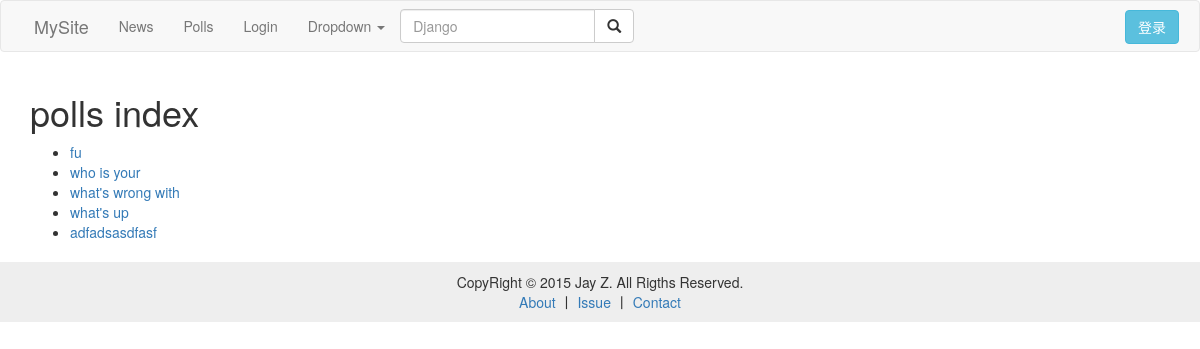
Screenshot of /polls/ with the database file from the repository.
### polls/models.py (models this page shows, shortened)
class Question(models.Model):
	question_text = models.CharField(max_length=20)
	pub_date = models.DateTimeField('date published')
	def was_published_recently(self):
		now = timezone.now()
		return now - datetime.timedelta(days=1) <= self.pub_date <=now
	was_published_recently.admin_order_field = 'pub_date'
	was_published_recently.boolean = True
	was_published_recently.short_description = 'Published recently?'

### polls/views.py (the view)
def index(req):
	latest_question_list = Question.objects.filter(pub_date__lte=timezone.now()).order_by('-pub_date')[:5]
	return render(req, 'polls/index.html', {'latest_question_list':latest_question_list})

### polls/templates/polls/index.html (shortened to what this page needs)
{% extends 'base.html' %}
{% block page-content %}
<h1>polls index</h1>
{% if latest_question_list %}
	<ul>
	{% for question in latest_question_list %}
		<li><a href="{% url 'polls:detail' question.id %}">{{question.question_text}}</a></li>
	{% endfor %}
	</ul>
{% else %}
	<p>No polls are available.</p>
{% endif %}
{% endblock %}

### templates/base.html (shortened to what this page needs)
<!DOCTYPE html>
{% load staticfiles %}
<html>
<head>
	<link href="{% static 'css/bootstrap.min.css' %}" style='text/css' rel='stylesheet'>
</head>
<body>
<div class='navbar navbar-default'>
    <div style="float:left;width:75%;">
        <div class='navbar-header' style='margin-left:2%;'>
            <a class='navbar-brand' href='/'>MySite</a>
        </div>
        <ul class='nav navbar-nav'>
            <li><a href='/news/'>News</a></li>
            <li><a href='/polls/'>Polls</a></li>
            <li><a href='/login/'>Login</a></li>
            <li>
                <a href='#' class='dropdown-toggle' data-toggle='dropdown'>
                    Dropdown <span class='caret'></span>
                </a>
            </li>
        </ul>
        <form class="navbar-form" role="search" action="{% url 'login:search' %}" method="get">
            <div class="input-group">
                <input type="text" class="form-control" placeholder="Django" name="q">
                <span class="input-group-btn">
                    <button type="submit" class="btn btn-default"><span class="glyphicon glyphicon-search"></span></button>
                </span>
            </div>
        </form>
    </div>
    <div style="float:right;width:20%;padding-top:9px;padding-right:20px;">
        {% if username %}
        <h4>Hi,{{ username }}<small>   <a href="{% url 'login:logout' %}">Logout</a></small></h4>
        {% else %}
        <button class="btn btn-info  pull-right" data-toggle="modal" data-target="#myModal">登录</button>
        {% endif %}
    </div>
</div>
<div class='container'>
	{% block page-content %}
	{% endblock %}
</div>
<div style='text-align:center;background-color:#eee;padding:10px;margin-top:10px;'>
	CopyRight © 2015 Jay Z. All Rigths Reserved.<br/>
	<a href='#'>About</a> 丨 <a href='#'>Issue</a> 丨 <a href='#'>Contact</a>
</div>
</body>
</html>

### rows the page displays
Question: question_text "fu"
Question: question_text "who is your"
Question: question_text "what's wrong with"
Question: question_text "what's up"
Question: question_text "adfadsasdfasf"
